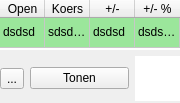
<?xml version="1.0" encoding="UTF-8"?>
<ui version="4.0">
 <class>QuoteUI</class>
 <widget class="QWidget" name="QuoteUI">
  <property name="geometry">
   <rect>
    <x>0</x>
    <y>0</y>
    <width>180</width>
    <height>103</height>
   </rect>
  </property>
  <property name="minimumSize">
   <size>
    <width>0</width>
    <height>103</height>
   </size>
  </property>
  <property name="maximumSize">
   <size>
    <width>16777215</width>
    <height>103</height>
   </size>
  </property>
  <property name="windowTitle">
   <string>Quote</string>
  </property>
  <layout class="QGridLayout" name="gridLayout">
   <property name="margin">
    <number>0</number>
   </property>
   <item row="0" column="0">
    <widget class="QTableWidget" name="tableWidget">
     <property name="minimumSize">
      <size>
       <width>180</width>
       <height>50</height>
      </size>
     </property>
     <property name="maximumSize">
      <size>
       <width>16777215</width>
       <height>50</height>
      </size>
     </property>
     <property name="frameShape">
      <enum>QFrame::NoFrame</enum>
     </property>
     <property name="lineWidth">
      <number>1</number>
     </property>
     <property name="verticalScrollBarPolicy">
      <enum>Qt::ScrollBarAlwaysOff</enum>
     </property>
     <property name="horizontalScrollBarPolicy">
      <enum>Qt::ScrollBarAlwaysOff</enum>
     </property>
     <property name="alternatingRowColors">
      <bool>false</bool>
     </property>
     <property name="showGrid">
      <bool>true</bool>
     </property>
     <property name="gridStyle">
      <enum>Qt::SolidLine</enum>
     </property>
     <property name="cornerButtonEnabled">
      <bool>false</bool>
     </property>
     <attribute name="horizontalHeaderDefaultSectionSize">
      <number>45</number>
     </attribute>
     <attribute name="horizontalHeaderMinimumSectionSize">
      <number>45</number>
     </attribute>
     <attribute name="horizontalHeaderStretchLastSection">
      <bool>true</bool>
     </attribute>
     <attribute name="verticalHeaderVisible">
      <bool>false</bool>
     </attribute>
     <attribute name="verticalHeaderVisible">
      <bool>false</bool>
     </attribute>
     <attribute name="horizontalHeaderStretchLastSection">
      <bool>true</bool>
     </attribute>
     <attribute name="horizontalHeaderMinimumSectionSize">
      <number>45</number>
     </attribute>
     <attribute name="horizontalHeaderDefaultSectionSize">
      <number>45</number>
     </attribute>
     <row>
      <property name="text">
       <string/>
      </property>
     </row>
     <column>
      <property name="text">
       <string>Open</string>
      </property>
     </column>
     <column>
      <property name="text">
       <string>Koers</string>
      </property>
     </column>
     <column>
      <property name="text">
       <string>+/-</string>
      </property>
     </column>
     <column>
      <property name="text">
       <string>+/- %</string>
      </property>
     </column>
     <item row="0" column="0">
      <property name="text">
       <string>dsdsd</string>
      </property>
      <property name="background">
       <brush brushstyle="SolidPattern">
        <color alpha="100">
         <red>0</red>
         <green>192</green>
         <blue>0</blue>
        </color>
       </brush>
      </property>
      <property name="flags">
       <set>ItemIsDragEnabled|ItemIsEnabled</set>
      </property>
     </item>
     <item row="0" column="1">
      <property name="text">
       <string>sdsdsd</string>
      </property>
      <property name="background">
       <brush brushstyle="SolidPattern">
        <color alpha="100">
         <red>0</red>
         <green>192</green>
         <blue>0</blue>
        </color>
       </brush>
      </property>
      <property name="flags">
       <set>ItemIsDragEnabled|ItemIsEnabled</set>
      </property>
     </item>
     <item row="0" column="2">
      <property name="text">
       <string>dsdsd</string>
      </property>
      <property name="background">
       <brush brushstyle="SolidPattern">
        <color alpha="100">
         <red>0</red>
         <green>192</green>
         <blue>0</blue>
        </color>
       </brush>
      </property>
      <property name="flags">
       <set>ItemIsDragEnabled|ItemIsEnabled</set>
      </property>
     </item>
     <item row="0" column="3">
      <property name="text">
       <string>dsdsds</string>
      </property>
      <property name="background">
       <brush brushstyle="SolidPattern">
        <color alpha="100">
         <red>0</red>
         <green>192</green>
         <blue>0</blue>
        </color>
       </brush>
      </property>
      <property name="flags">
       <set>ItemIsDragEnabled|ItemIsEnabled</set>
      </property>
     </item>
    </widget>
   </item>
   <item row="1" column="0">
    <layout class="QHBoxLayout" name="horizontalLayout">
     <item>
      <widget class="QToolButton" name="settingsToolButton">
       <property name="toolTip">
        <string>Index instellingen</string>
       </property>
       <property name="text">
        <string>...</string>
       </property>
      </widget>
     </item>
     <item>
      <widget class="QPushButton" name="showPushButton">
       <property name="sizePolicy">
        <sizepolicy hsizetype="Expanding" vsizetype="Fixed">
         <horstretch>0</horstretch>
         <verstretch>0</verstretch>
        </sizepolicy>
       </property>
       <property name="toolTip">
        <string>Deze index tonen</string>
       </property>
       <property name="text">
        <string>Tonen</string>
       </property>
      </widget>
     </item>
     <item>
      <widget class="QGraphicsView" name="graphicsView">
       <property name="maximumSize">
        <size>
         <width>45</width>
         <height>45</height>
        </size>
       </property>
       <property name="frameShape">
        <enum>QFrame::NoFrame</enum>
       </property>
       <property name="renderHints">
        <set>QPainter::Antialiasing|QPainter::SmoothPixmapTransform|QPainter::TextAntialiasing</set>
       </property>
      </widget>
     </item>
    </layout>
   </item>
  </layout>
 </widget>
 <resources/>
 <connections/>
</ui>
